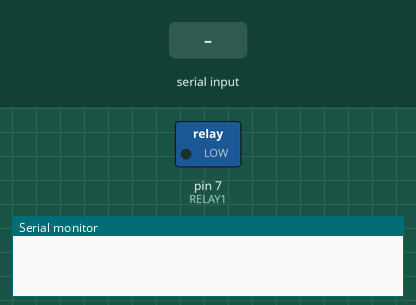
Recording of a sketch running on a simulated Arduino Uno, built with avr-gcc and run on an emulated ATmega328P. Parts: switched loads named in the sketch (green lamp = pin HIGH), the last lines printed to the serial monitor. The test bench sets the inputs (shaded band).

Above: at 1.2 s.
1.3 s: "1" received over Serial
At 2.0 s:
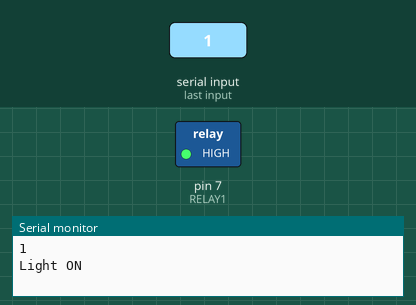
2.8 s: "0" received over Serial
At 3.2 s:
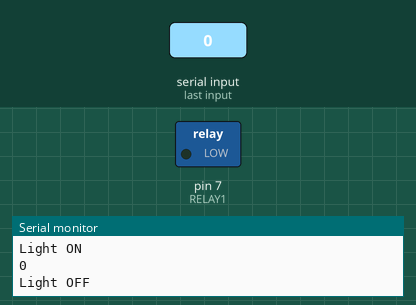
Timing chart, 0 to 5.8 s (numbered marks = the images above; inputs shaded):
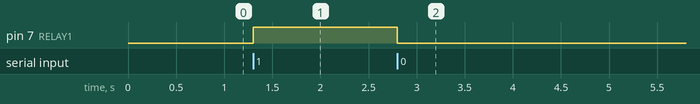

The sketch:

arudino_control.ino
```cpp
#define RELAY1  7
void setup()

{

  Serial.begin(9600);
  pinMode(RELAY1, OUTPUT);

}

void loop()

{

  if (Serial.available()) {
    char serialListener = Serial.read();
    Serial.println(serialListener);
    if (serialListener == '0') {
      digitalWrite(RELAY1, 0);
      Serial.println("Light OFF");
    }
    else if (serialListener == '1') {
      digitalWrite(RELAY1, 1);
      Serial.println("Light ON");
    }
  }


}
```

Measured:
- after the input at 1.3 s, pin 7 (RELAY1): LOW → HIGH at once
- after the input at 2.8 s, pin 7 (RELAY1): HIGH → LOW at once
